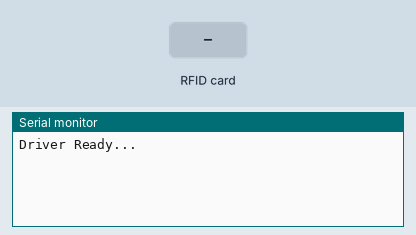
Recording of a sketch running on a simulated ESP8266 (NodeMCU). Shown: the last lines printed to the serial monitor. The inputs (shaded band) are chosen by the test bench.

Above: at 1.2 s.
1.3 s: RFID card D4 EE 27 83 held to the reader
At 2.5 s:
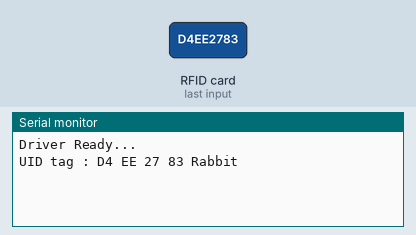
2.8 s: RFID card D5 1C 29 83 held to the reader
At 4.0 s:
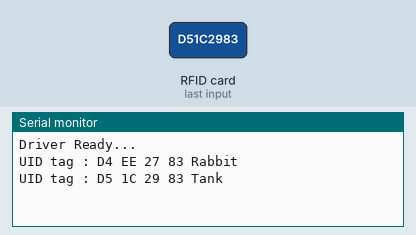
4.3 s: RFID card 12 34 56 78 held to the reader
At 5.4 s:
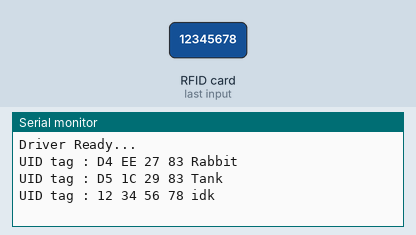
5.8 s: RFID card 5E 7A 19 C4 held to the reader
At 6.8 s:
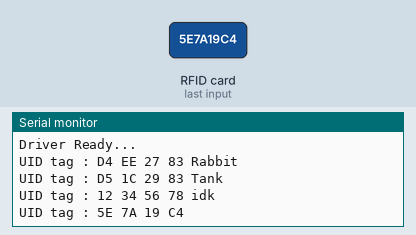

The sketch:

kamen_rider_build.ino
```cpp
#include <SPI.h>
#include <MFRC522.h>
#include <FastLED.h>

#define LED_PIN     D8
#define NUM_LEDS    30
#define SS_PIN 2
#define RST_PIN 0

MFRC522 mfrc522(SS_PIN, RST_PIN);   // Create MFRC522 instance.
 CRGB leds[NUM_LEDS];


void setup()
{
  FastLED.addLeds<WS2812, LED_PIN, GRB>(leds, NUM_LEDS);


  Serial.begin(9600);   // Initiate a serial communication
  SPI.begin();      // Initiate  SPI bus
  mfrc522.PCD_Init();   // Initiate MFRC522
  Serial.println("Driver Ready...");
  Serial.println();

}

void loop()

{
  // Look for new cards
  if ( ! mfrc522.PICC_IsNewCardPresent())
  {
    return;
  }
  // Select one of the cards
  if ( ! mfrc522.PICC_ReadCardSerial())
  {
    return;
  }

  //Show UID on serial monitor
  Serial.print("UID tag :");
  String content= "";
  byte letter;

  for (byte i = 0; i < mfrc522.uid.size; i++)
  {
     Serial.print(mfrc522.uid.uidByte[i] < 0x10 ? " 0" : " ");
     Serial.print(mfrc522.uid.uidByte[i], HEX);
     content.concat(String(mfrc522.uid.uidByte[i] < 0x10 ? " 0" : " "));
     content.concat(String(mfrc522.uid.uidByte[i], HEX));
  }

  content.toUpperCase();

  if (content.substring(1) == "D4 EE 27 83") //change here the UID of the card/cards that you want to give access
  {
    Serial.println(" Rabbit");
    Serial.println();
    CRGB(255, 0, 0);
    delay (1000);
  }

  if (content.substring(1) == "D5 1C 29 83") //change here the UID of the card/cards that you want to give access
  {
    Serial.println(" Tank");
    Serial.println();
    CRGB(0, 0, 255);
    delay (1000);
  }

  if (content.substring(1) == "12 34 56 78") //change here the UID of the card/cards that you want to give access
  {
    Serial.println(" idk");
    Serial.println();
    CRGB(0, 0, 255);
    delay (1000);
  }

  if (content.substring(1) == "01 C8 28 83") //change here the UID of the card/cards that you want to give access
  {
    Serial.println(" Ninja");
    Serial.println();
    CRGB(148, 0, 211);
    delay (1000);
  }

  if (content.substring(1) == "A9 06 28 83") //change here the UID of the card/cards that you want to give access
  {
    Serial.println(" Comic");
    Serial.println();
    CRGB(255, 255, 0);
    delay (1000);
  }

  if (content.substring(1) == "E1 09 29 83") //change here the UID of the card/cards that you want to give access
  {
    Serial.println(" Rocket");
    Serial.println();
    CRGB(100, 149, 237);
    delay (1000);
  }

  if (content.substring(1) == "B0 00 2A 83") //change here the UID of the card/cards that you want to give access
  {
    Serial.println(" Panda");
    Serial.println();
    CRGB(255, 255, 255);
    delay (1000);
  }
}
```

Measured:
- after the input at 1.3 s, the serial monitor: prints a new line at once (image 1)
- after the input at 2.8 s, the serial monitor: prints a new line at once (image 2)
- after the input at 4.3 s, the serial monitor: prints a new line at once (image 3)
- after the input at 5.8 s, the serial monitor: prints a new line at once (image 4)
